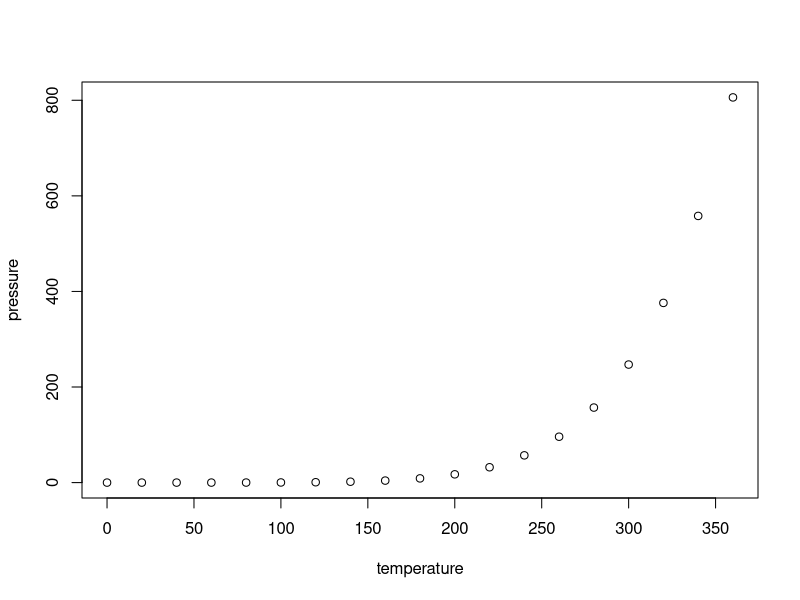
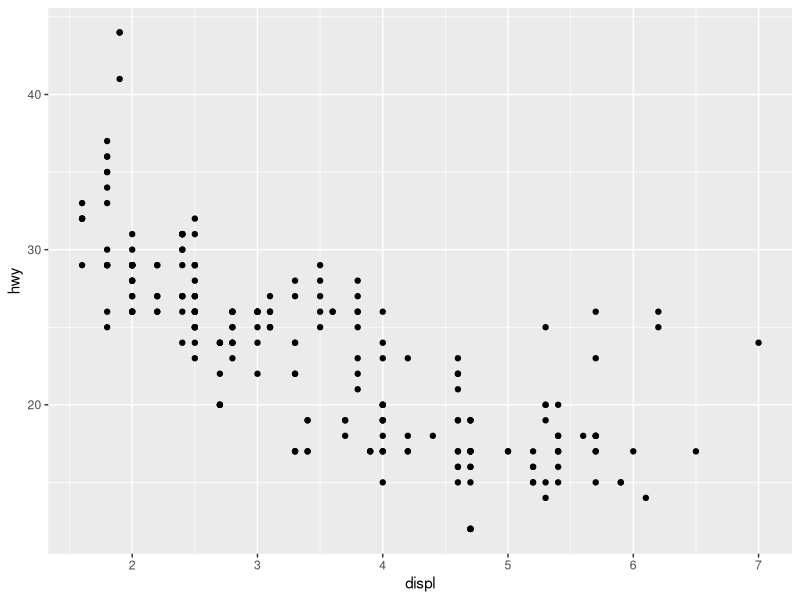
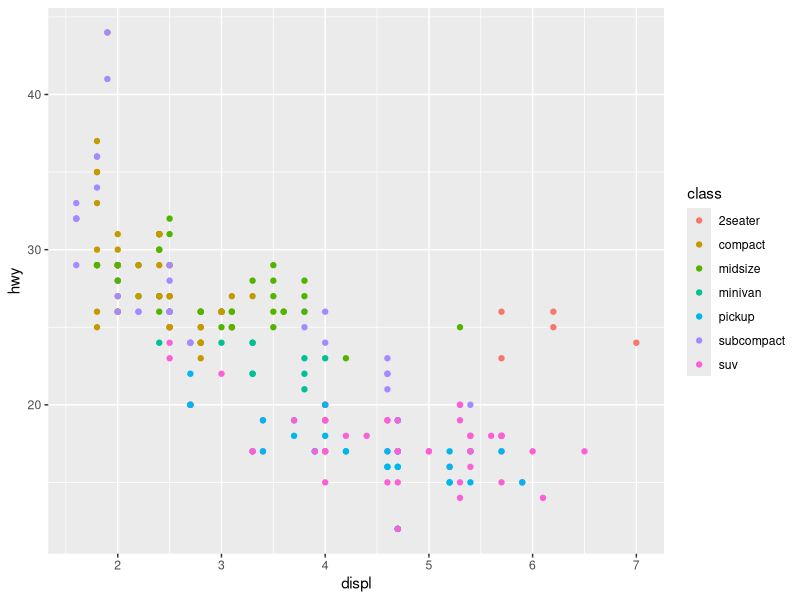
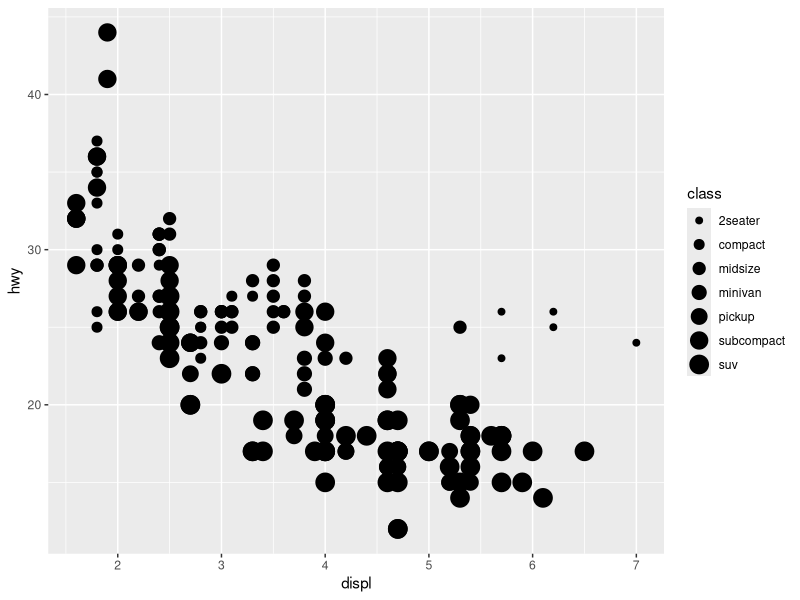
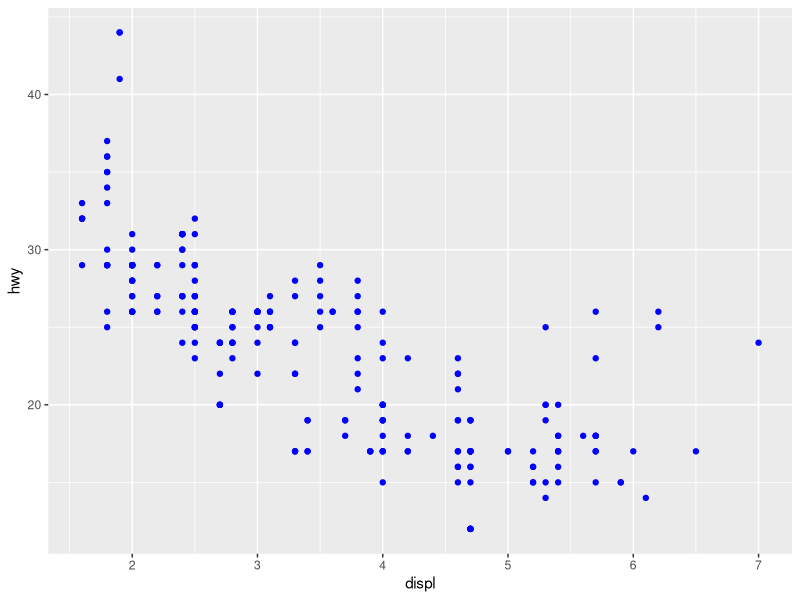

These figures' R source, in order:
## ---- chunk 1
knitr::opts_chunk$set(echo = TRUE)
## ---- chunk 2
summary(cars)
## ---- chunk 3
plot(pressure)
## ---- chunk 4
library(tidyverse)
mpg
ggplot(data=mpg)+geom_point(mapping=aes(x=displ,y=hwy))
ggplot(data=mpg)+geom_point(mapping=aes(x=displ,y=hwy,color=class))
ggplot(data=mpg)+geom_point(mapping=aes(x=displ,y=hwy,size=class))
#size variable gives warning because mapping on unordered variable to an ordered aesthetic(size) is not a good idea

ggplot(data=mpg)+
geom_point(mapping=aes(x=displ,y=hwy),color="blue")


